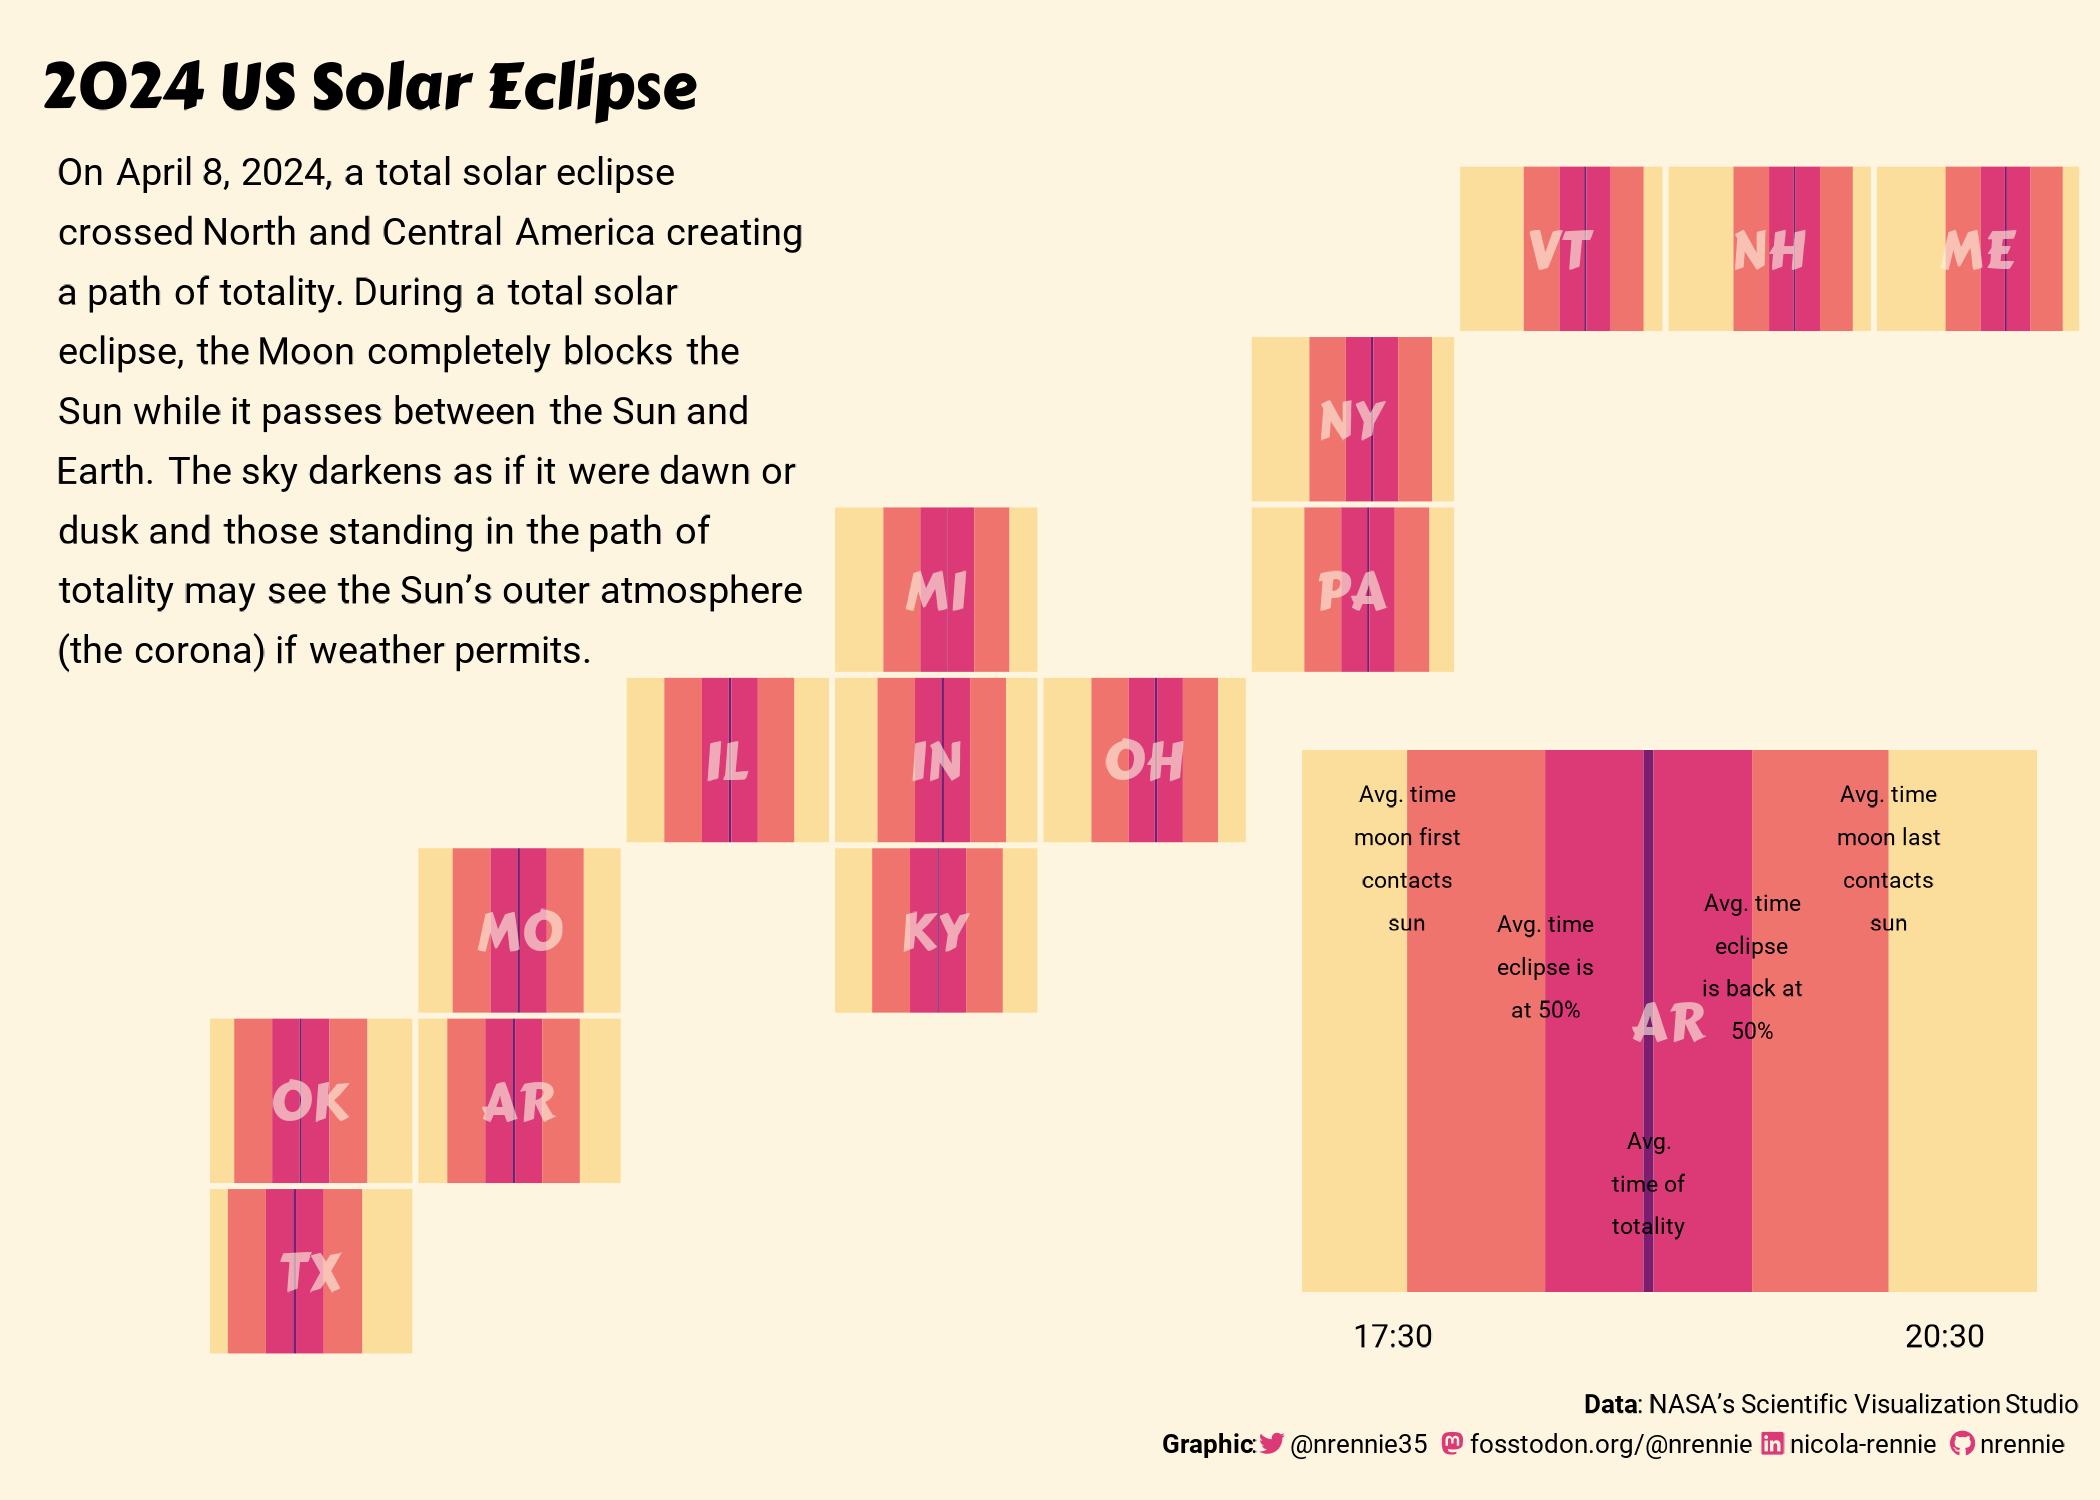

Reproduce this figure in R.
# Load packages -----------------------------------------------------------

library(tidyverse)
library(showtext)
library(camcorder)
library(ggtext)
library(nrBrand)
library(glue)
library(geofacet)
library(cowplot)


# Load data ---------------------------------------------------------------

tuesdata <- tidytuesdayR::tt_load("2024-04-09")
eclipse_total_2024 <- tuesdata$eclipse_total_2024


# Load fonts --------------------------------------------------------------

sysfonts::font_add_google("Roboto", "roboto")
sysfonts::font_add_google("Carter One", "carter")
showtext::showtext_auto()


# Define colours and fonts-------------------------------------------------

bg_col <- "#FEF5E1"
text_col <- "black"
col_palette <- rcartocolor::carto_pal(n = 4, name = "SunsetDark")
highlight_col <- col_palette[3]

body_font <- "roboto"
title_font <- "carter"


# Data wrangling ----------------------------------------------------------

plot_data <- eclipse_total_2024 |>
  select(-c(name, lat, lon)) |>
  group_by(state) |>
  summarise(
    across(everything(), ~ hms::hms(lubridate::seconds_to_period(mean(.x))))
  )


# Start recording ---------------------------------------------------------

gg_record(
  dir = file.path("2024", "2024-04-09", "recording"),
  device = "png",
  width = 7,
  height = 5,
  units = "in",
  dpi = 300
)


# Define text -------------------------------------------------------------

social <- nrBrand::social_caption(
  bg_colour = bg_col,
  icon_colour = highlight_col,
  font_colour = text_col,
  font_family = body_font
)
title <- "2024 US Solar Eclipse"
st <- "On April 8, 2024, a total solar eclipse crossed North and Central
America creating a path of totality. During a total solar eclipse, the
Moon completely blocks the Sun while it passes between the Sun and Earth.
The sky darkens as if it were dawn or dusk and those standing in the
path of totality may see the Sun’s outer atmosphere (the corona) if weather
permits."
cap <- paste0(
  "**Data**: NASA's Scientific Visualization Studio<br>**Graphic**:", social
)


# Define grid -------------------------------------------------------------

us_grid <- geofacet::us_state_grid2 |>
  as_tibble() |>
  dplyr::filter(code %in% plot_data$state)


# Plot --------------------------------------------------------------------

p_main <- ggplot(data = plot_data) +
  geom_rect(
    mapping = aes(
      xmin = hms::hms(hours = 17),
      xmax = eclipse_1,
      ymin = 0,
      ymax = 1
    ),
    fill = col_palette[1]
  ) +
  geom_rect(
    mapping = aes(
      xmin = eclipse_1,
      xmax = eclipse_2,
      ymin = 0,
      ymax = 1
    ),
    fill = col_palette[2]
  ) +
  geom_rect(
    mapping = aes(
      xmin = eclipse_2,
      xmax = eclipse_3,
      ymin = 0,
      ymax = 1
    ),
    fill = col_palette[3]
  ) +
  geom_rect(
    mapping = aes(
      xmin = eclipse_3,
      xmax = eclipse_4,
      ymin = 0,
      ymax = 1
    ),
    fill = col_palette[4]
  ) +
  geom_rect(
    mapping = aes(
      xmin = eclipse_4,
      xmax = eclipse_5,
      ymin = 0,
      ymax = 1
    ),
    fill = col_palette[3]
  ) +
  geom_rect(
    mapping = aes(
      xmin = eclipse_5,
      xmax = eclipse_6,
      ymin = 0,
      ymax = 1
    ),
    fill = col_palette[2]
  ) +
  geom_rect(
    mapping = aes(
      xmin = eclipse_6,
      xmax = hms::hms(hours = 21),
      ymin = 0,
      ymax = 1
    ),
    fill = col_palette[1]
  ) +
  geom_text(
    mapping = aes(
      x = hms::hms(hours = 19),
      y = 0.5,
      label = state
    ),
    family = title_font,
    colour = alpha(bg_col, 0.6),
    size = 14
  ) +
  labs(
    title = title,
    tag = st,
    caption = cap
  ) +
  geofacet::facet_geo(~state, grid = us_grid) +
  scale_x_time(
    breaks = hms::hms(hours = c(18, 20)),
    labels = scales::label_time(format = "%H:%M")
  ) +
  coord_cartesian(expand = FALSE) +
  theme_void(base_size = 24, base_family = body_font) +
  theme(
    plot.margin = margin(5, 5, 5, -100),
    plot.background = element_rect(fill = bg_col, colour = bg_col),
    panel.background = element_rect(fill = bg_col, colour = bg_col),
    plot.caption = element_textbox_simple(
      colour = text_col,
      hjust = 1,
      halign = 1,
      margin = margin(b = 5, t = 10),
      lineheight = 0.5,
      family = body_font
    ),
    plot.tag = element_textbox_simple(
      colour = text_col,
      hjust = 0,
      halign = 0,
      margin = margin(b = 10, t = 10),
      lineheight = 0.5,
      maxwidth = 0.55,
      family = body_font
    ),
    plot.tag.position = c(0.19, 0.73),
    plot.title = element_textbox_simple(
      colour = text_col,
      hjust = 0.25,
      halign = 0.25,
      margin = margin(b = 10, t = 10),
      lineheight = 0.5,
      size = rel(2),
      family = title_font
    ),
    strip.background = element_blank(),
    strip.text = element_blank(),
    panel.spacing = unit(0.1, "lines"),
  )
record_polaroid()



# Legend plot -------------------------------------------------------------

p_inset <- ggplot(data = filter(plot_data, state == "AR")) +
  geom_rect(
    mapping = aes(
      xmin = hms::hms(hours = 17),
      xmax = eclipse_1,
      ymin = 0,
      ymax = 1
    ),
    fill = col_palette[1]
  ) +
  geom_rect(
    mapping = aes(
      xmin = eclipse_1,
      xmax = eclipse_2,
      ymin = 0,
      ymax = 1
    ),
    fill = col_palette[2]
  ) +
  geom_rect(
    mapping = aes(
      xmin = eclipse_2,
      xmax = eclipse_3,
      ymin = 0,
      ymax = 1
    ),
    fill = col_palette[3]
  ) +
  geom_rect(
    mapping = aes(
      xmin = eclipse_3,
      xmax = eclipse_4,
      ymin = 0,
      ymax = 1
    ),
    fill = col_palette[4]
  ) +
  geom_rect(
    mapping = aes(
      xmin = eclipse_4,
      xmax = eclipse_5,
      ymin = 0,
      ymax = 1
    ),
    fill = col_palette[3]
  ) +
  geom_rect(
    mapping = aes(
      xmin = eclipse_5,
      xmax = eclipse_6,
      ymin = 0,
      ymax = 1
    ),
    fill = col_palette[2]
  ) +
  geom_rect(
    mapping = aes(
      xmin = eclipse_6,
      xmax = hms::hms(hours = 21),
      ymin = 0,
      ymax = 1
    ),
    fill = col_palette[1]
  ) +
  geom_text(
    mapping = aes(
      x = hms::hms(hours = 19),
      y = 0.5,
      label = state
    ),
    family = title_font,
    colour = alpha(bg_col, 0.6),
    size = 14
  ) +
  geom_text(
    data = data.frame(
      x = c(filter(plot_data, state == "AR")$eclipse_1,
            filter(plot_data, state == "AR")$eclipse_2,
            mean(
              c(filter(plot_data, state == "AR")$eclipse_3,
                filter(plot_data, state == "AR")$eclipse_4)
            ),
            filter(plot_data, state == "AR")$eclipse_5,
            filter(plot_data, state == "AR")$eclipse_6),
      y = c(0.8, 0.6, 0.2, 0.6, 0.8),
      label = c("Avg. time moon first contacts sun",
                "Avg. time eclipse is at 50%",
                "Avg. time of totality",
                "Avg. time eclipse is back at 50%",
                "Avg. time moon last contacts sun")
    ),
    mapping = aes(
      x = x, y = y, label = str_wrap(label, 10)
    ),
    family = body_font,
    size = 6,
    lineheight = 0.5
  ) +
  scale_x_time(
    breaks = hms::hms(hours = c(17.5, 20.5)),
    limits = hms::hms(hours = c(17, 21)),
    labels = scales::label_time(format = "%H:%M")
  ) +
  coord_cartesian(expand = FALSE) +
  theme_void(base_size = 24, base_family = body_font) +
  theme(
    plot.background = element_rect(fill = bg_col, colour = bg_col),
    panel.background = element_rect(fill = bg_col, colour = bg_col),
    axis.text.x = element_text(),
    strip.background = element_blank(),
    strip.text = element_blank(),
    panel.spacing = unit(0.1, "lines"),
  )

# join
ggdraw(p_main) +
  cowplot::draw_plot(p_inset,
    x = 0.62, width = 0.35,
    y = 0.08, height = 0.42
  )


# Save gif ----------------------------------------------------------------

gg_playback(
  name = file.path("2024", "2024-04-09", paste0("20240409", ".gif")),
  first_image_duration = 4,
  last_image_duration = 20,
  frame_duration = .25,
  background = bg_col
)
